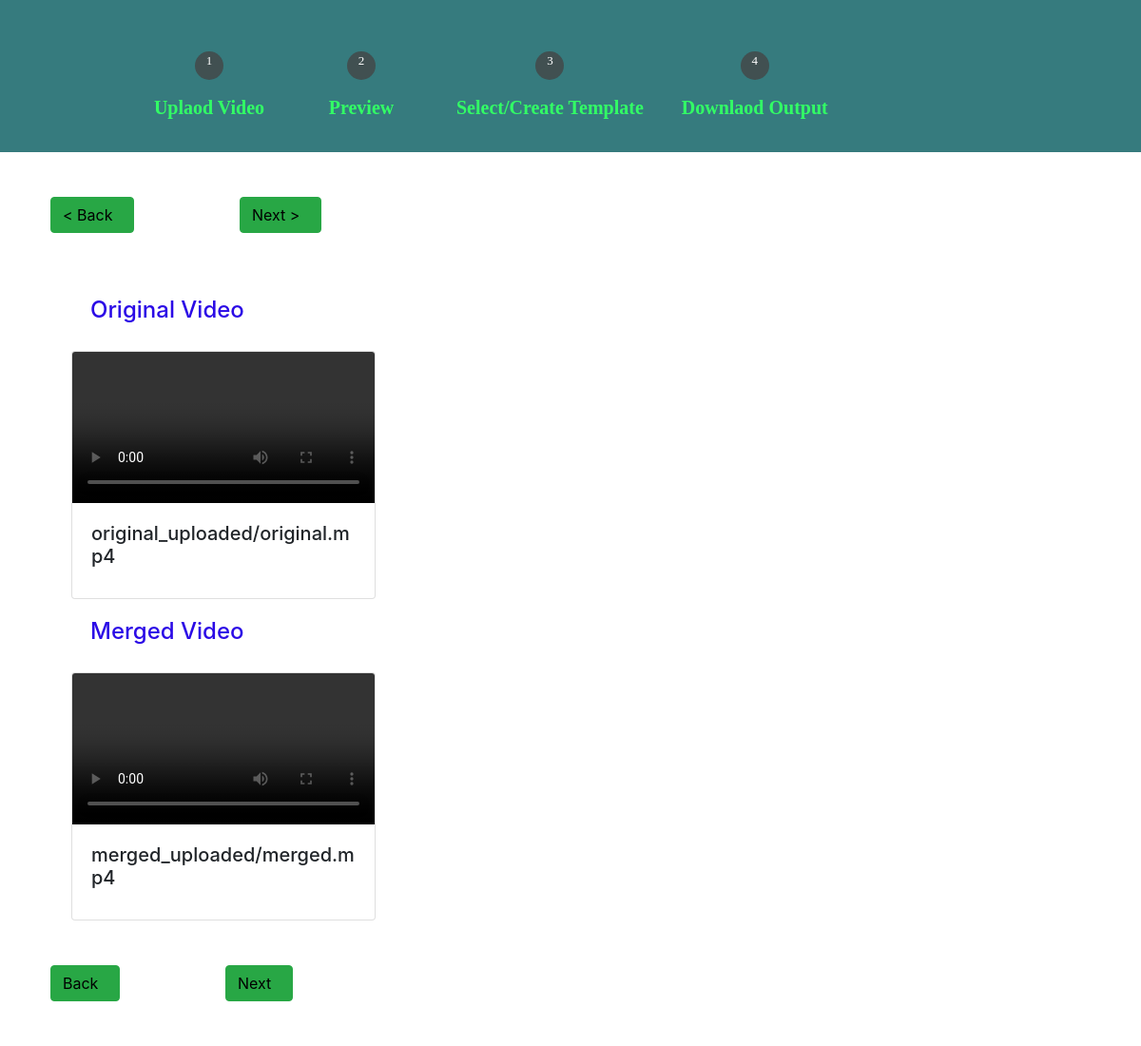
/preview, run on an earlier commit of the app's database.
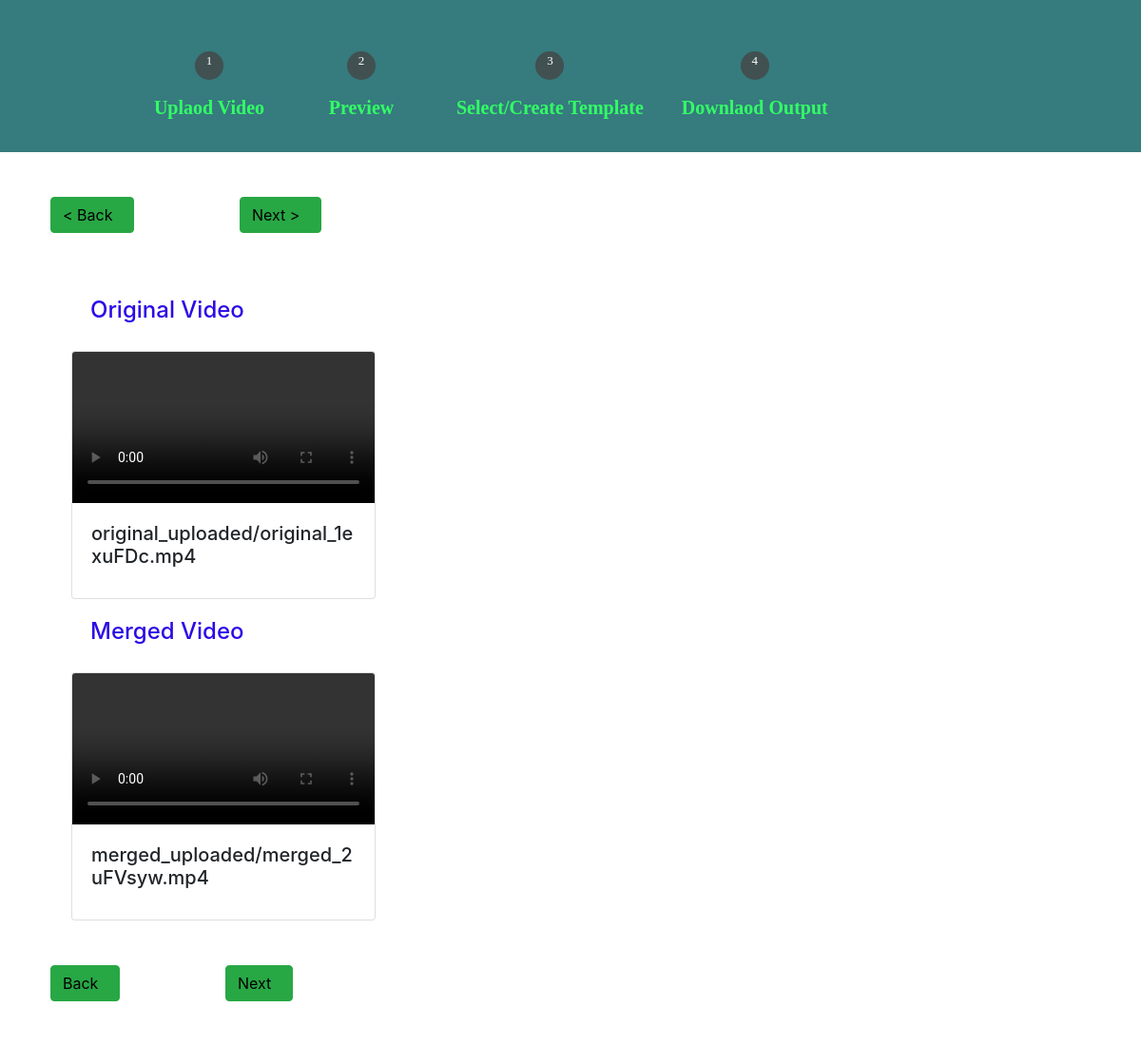
And on a later commit of the database.
### merger_tools/models.py (models this page shows)
class O_Video(models.Model):
    original_video = models.FileField(upload_to='original_uploaded',null=True,
        validators=[FileExtensionValidator(allowed_extensions=['MOV','avi','mp4','webm','mkv'])])

class M_Video(models.Model):
    merged_video = models.FileField(upload_to='merged_uploaded',null=True,
        validators=[FileExtensionValidator(allowed_extensions=['MOV','avi','mp4','webm','mkv'])])
    date_uploaded = models.DateTimeField(auto_now_add=True, null=True)

### merger_tools/views.py (the view)
# urls.py: path('preview', views.preview, name='preview'),
def preview(request):
    o_video = O_Video.objects.all()
    m_video = M_Video.objects.all()
    context={'o_video':o_video, 'm_video':m_video}
    return render(request, 'merger_tools/preview.html', context)

### merger_tools/templates/merger_tools/preview.html (shortened to what this page needs)
{% include 'merger_tools/bar.html' %}
{% load static %}
    <div class="sec">
      <div class="btn">
        <button class="btn btn-success"><a href="{% url 'index' %}"> < Back</a></button>
      </div>
      <div class="btn">
        <button class="btn btn-success"><a href="{% url 'templates' %}">Next ></a></button>
      </div>
        <div class="container">
          <h4>Original Video</h4>
          <div class="row align-items-center">
            {% for v in o_video %}
              <form action="" method="POST">
                <div class="col-6">
                  <div class="card">
                    <video src="{{v.original_video.url}}" style="display: block;" class="card-img-top" controls></video>
                    <div class="card-body">
                      <h5 class="card-title">{{v.original_video}}</h5>
                    </div>
                  </div>
                </div>
              </form>
            {% endfor %}
          </div>
        </div>
        <div class="container ">
          <h4>Merged Video</h4>
          <div class="row align-items-center">
            {% for v in m_video %}
              <form action="" method="POST">
                <div class="col-6">
                  <div class="card">
                    <video src="{{v.merged_video.url}}" style="display: block;" class="card-img-top" controls></video>
                    <div class="card-body">
                      <h5 class="card-title">{{v.merged_video}}</h5>
                    </div>
                  </div>
                </div>
              </form>
            {% endfor %}
          </div>
        </div>
    </div>
    <div class="btn">
      <button class="btn btn-success"><a href="{% url 'preview' %}">Back</a></button>
    </div>
    <div class="btn">
      <button class="btn btn-success"><a href="{% url 'templates' %}">Next</a></button>
    </div>
</body>
</html>

### merger_tools/templates/merger_tools/bar.html (shortened to what this page needs)
<!DOCTYPE html>
{% load static %}
<html lang="en">
<head>
    <link rel="stylesheet" href="{% static 'css/main.css' %}">
    <link rel="stylesheet" href="https://unicons.iconscout.com/release/v4.0.0/css/line.css">
    <link rel="stylesheet" href="https://cdn.jsdelivr.net/npm/bootstrap@4.0.0/dist/css/bootstrap.min.css">
</head>
<body>
    <div class="main">
        <ul>
            <li>
                <div class="progress one">
                    <p>1</p>
                </div>
                <p class="text">Uplaod Video</p>
            </li>
            <li>
                <div class="progress two">
                    <p>2</p>
                </div>
                <p class="text">Preview</p>
            </li>
            <li>
                <div class="progress three">
                    <p>3</p>
                </div>
                <p class="text">Select/Create Template</p>
            </li>
            <li>
                <div class="progress four">
                    <p>4</p>
                </div>
                <p class="text">Downlaod Output</p>
            </li>
        </ul>
    </div>

### static/css/main.css (style rules this page uses)
* { margin: 0; padding: 0; box-sizing: border-box; }
.main { background-color: rgb(54, 123, 126); width: 100%; display: flex; padding-top: 40px; padding-left: 10%; justify-content: center; align-items: top; font-family: pop; flex-direction: column; }
ul { display: flex; margin-top: 80px; }
ul li { list-style: none; display: flex; flex-direction: column; align-items: center; padding-left: 40px; }
ul li .text { font-size: 20px; font-weight: 600; color: #32ff65; }
ul li .progress { width: 30px; height: 30px; border-radius: 50%; background-color: rgba(68, 68, 68, 0.781); margin: 14px 0; display: grid; place-items: center; color: #fff; position: relative; cursor: pointer; }
.one::after { width: 0; height: 0; }
ul li .progress p { font-size: 13px; }
.btn { margin: 20px; text-align: left; }
.btn a { padding-right: 10px; color: black; }
.card { width: 20rem; }
.card video { max-height: 20rem; width: 100%; }
button { cursor: pointer; }
h4 { padding: 20px; color: deepskyblue; }

### merger_tools/templates/merger_tools/preview.html (style rules this page uses)
.container { margin-right: 0px; width: 100%; }
.container .card { width: 20rem; }
.container h4 { color: rgb(43, 10, 230); }

What changed in the data, as far as the page shows it:
removed O_Video: original_video "original_uploaded/original.mp4"
removed M_Video: merged_video "merged_uploaded/merged.mp4"
added O_Video: original_video "original_uploaded/original_1exuFDc.mp4"
added M_Video: merged_video "merged_uploaded/merged_2uFVsyw.mp4"
